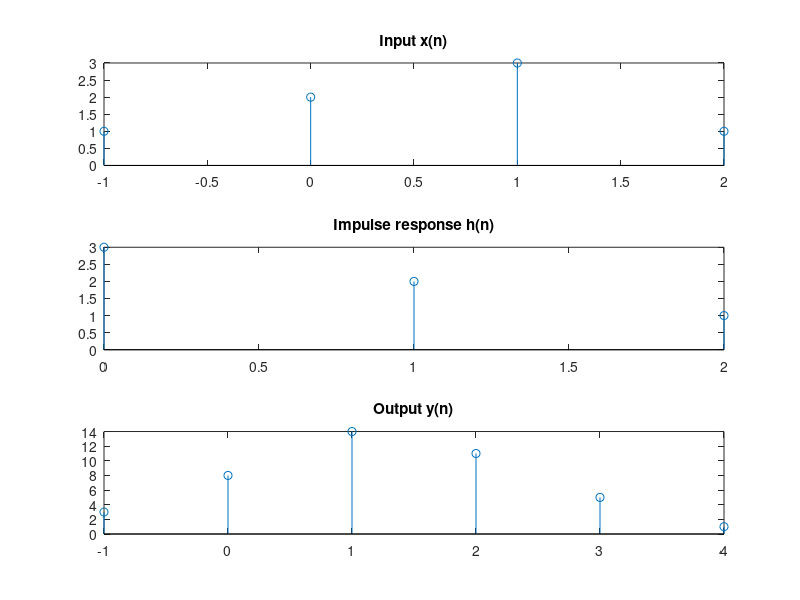
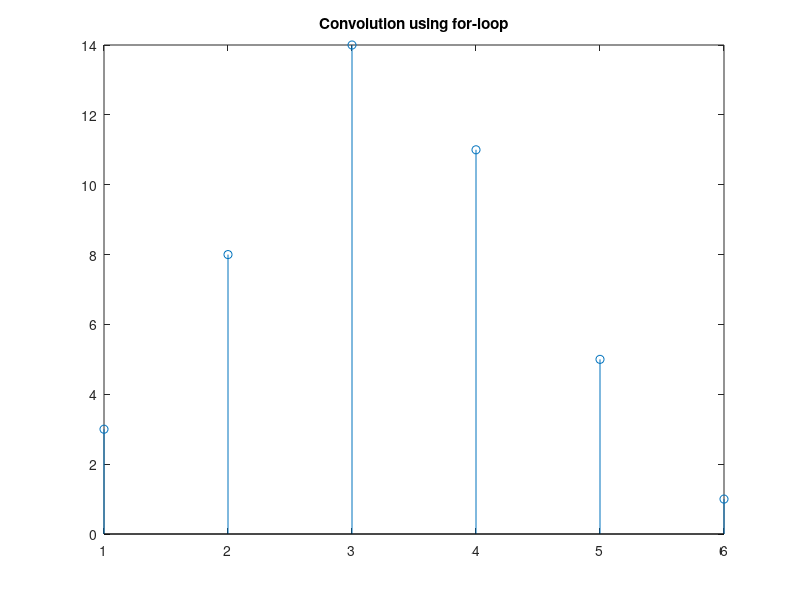
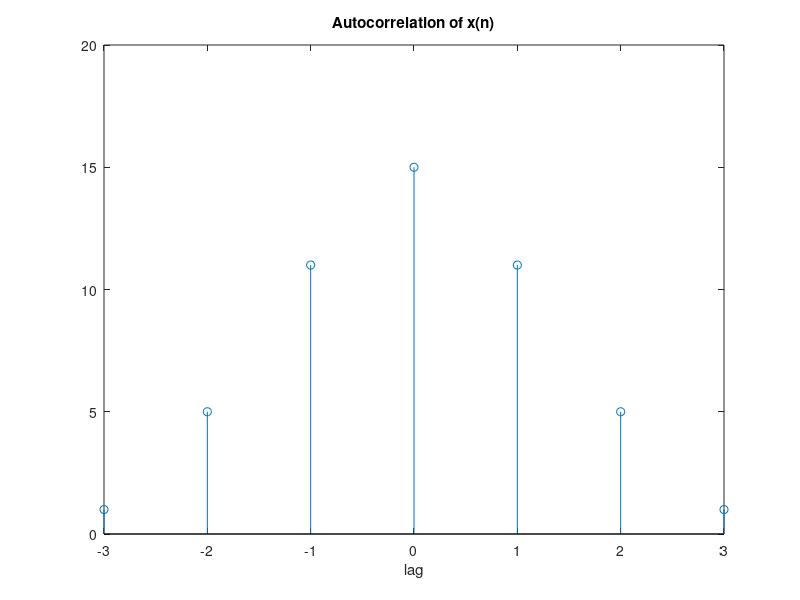
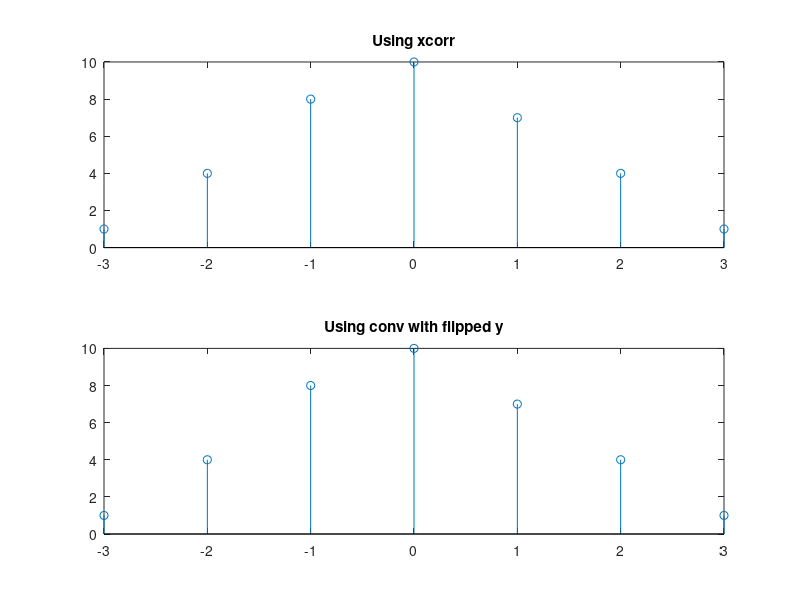

Source code (MATLAB) for these figures, in order:
% 1. Convolution Using conv()
clc;
clear all; 
close all;
figure(1);

x = [1 2 3 1];        % input signal
h = [3 2 1];          % impulse response

y = conv(x, h)        % output: 3 8 14 11 5 1

nx = -1:2;            % x starts at n = -1
nh = 0:2;             % h starts at n = 0
ny = -1:4;            % y starts at -1+0 = -1 and ends at 2+2 = 4

subplot(3,1,1); stem(nx, x); title('Input x(n)');
subplot(3,1,2); stem(nh, h); title('Impulse response h(n)');
subplot(3,1,3); stem(ny, y); title('Output y(n)');


% 2. Convolution Using a for-Loop

figure(2);

x = [1 2 3 1];
h = [3 2 1];
y = zeros(1, 6);       % output has 4 + 3 - 1 = 6 samples

for k = 1:4            % take each input sample one by one
    y(k:k+2) = y(k:k+2) + x(k)*h;   % add a scaled, shifted copy of h
end

y                      % 3 8 14 11 5 1 (same as conv)
stem(y); title('Convolution using for-loop');


%3. Autocorrelation

figure(3);

x = [1 2 3 1];
r = xcorr(x)      % 1 5 11 15 11 5 1
lag = -3:3;
stem(lag, r); 
title('Autocorrelation of x(n)'); 
xlabel('lag');
E = sum(x.^2)     % energy = 15 = middle (largest) value of r


% 4. Cross-Correlation
figure(4)
x = [1 2 3 1];
y = [1 1 2 1];
r1 = xcorr(x, y)          % 1 4 8 10 7 4 1
r2 = conv(x, fliplr(y))   % same answer
lag = -3:3;
subplot(2,1,1); stem(lag, r1); 
title('Using xcorr');
subplot(2,1,2); 
stem(lag, r2); 
title('Using conv with flipped y');


% 5. Delay Estimation

figure(5)

s = [1 2 3 2 1];                % signal we send
r = [zeros(1,10) s zeros(1,5)]; % received: s delayed by 10 samples
r = r + 0.3*randn(1,20);        % add some noise
[c, lag] = xcorr(r, s);         % compare r and s at every lag
[peak, pos] = max(c);           % find the largest value
delay = lag(pos)                % answer: 10
subplot(3,1,1); stem(s);  
title('Sent signal s(n)');
subplot(3,1,2); stem(r); 
title('Received signal r(n)');
subplot(3,1,3); stem(lag, c); 
title('Cross-correlation');
